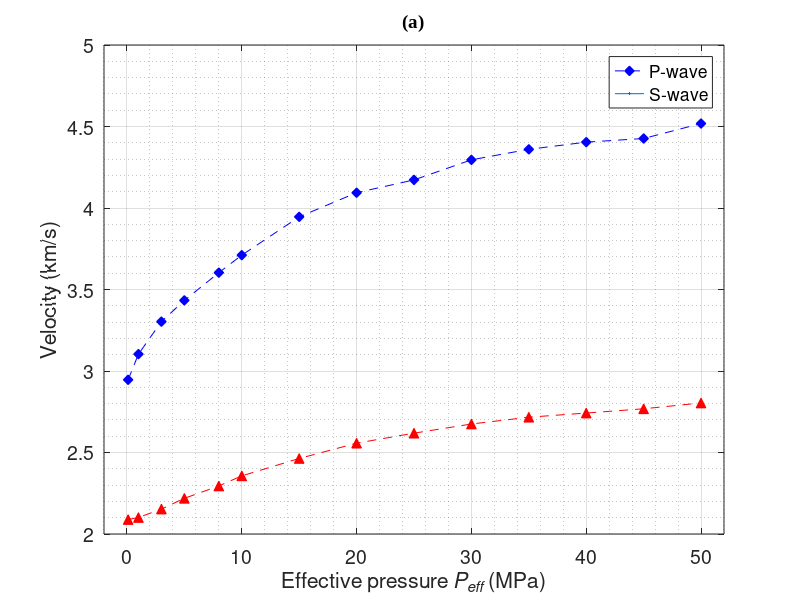
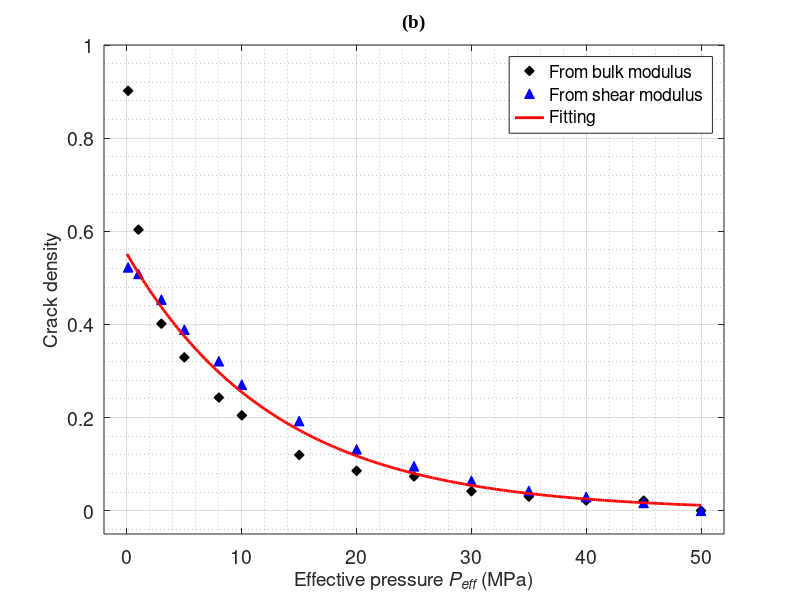
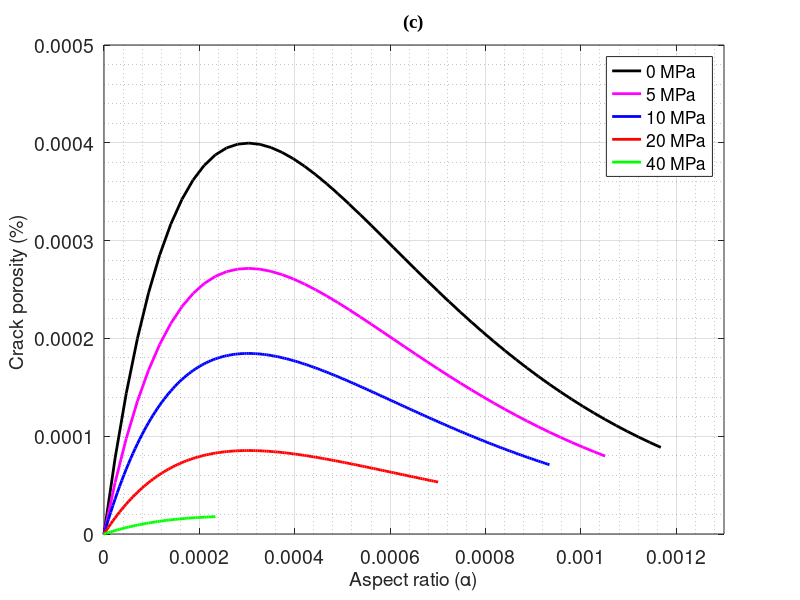
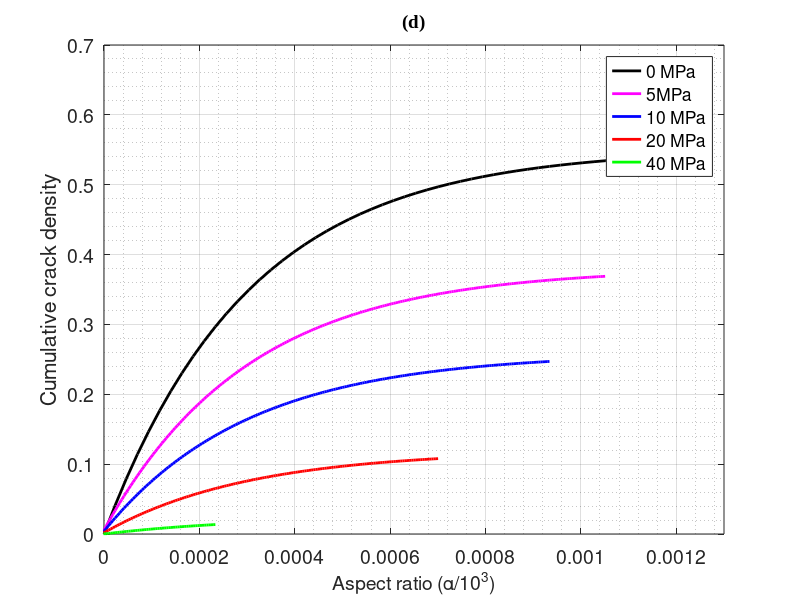

Here is the MATLAB script that generated these plots, in order:
clc;    clear all;
%%%%%%%%%%%%%%%%%%%%%%%%%%%%%%%%%%%%%%%%%%%%%%%%%%%%%%%%%%%%%%%%%%%%%%%%%%%%%%%%%%%%%%%%%%%%%%%%%%%%%%%%%
% =============================     根据超声数据反演得到纵横比分布    ========================================================================
Fontsize = 14;              % For display
AspectRatio = 0.618;
%%%%%%%%%%%%%%%%%%%%%%%%%%%%%%%%%%%%%%%%%%%%%%%%%%%%%%%%%%%%%%%%%%%%%%%%%%%%%%%%%%%%%%%%%%%%%%%%%%%%%%%%%
rho_frame = 2820;                                  % Density of solid grains: kg/m^3（高低速度频极限，反比）

%%%%%%% 岩石骨架速度随压力的变化 ============================================
p = [100000	1000000	3000000	5000000	8000000	10000000	15000000	20000000	...
    25000000	30000000	35000000	40000000	45000000	50000000];           % Effective pressure, pa
press=p/10^6;                % Effective pressure, Mpa

vp_dry = [2945.94594594595	3103.20284697509	3303.03030303030	3433.07086614173	3603.30578512397	3710.63829787234	3945.70135746606	...
    4093.89671361502	4172.24880382775	4295.56650246305	4360	4404.04040404040	4426.39593908630	4518.13471502591];
vs_dry = [2088.62275449102	2101.20481927711	2153.08641975309	2218.82951653944	2294.73684210526	2356.75675675676	2463.27683615819	...
    2557.18475073314	2618.61861861862	2674.84662576687	2716.51090342679	2742.13836477987	2768.25396825397	2803.85852090032];


Fontsize1 = 14;
scrsz = get(0,'ScreenSize');
figure('Position',[1 scrsz(4) scrsz(4)*0.55 scrsz(4)*0.4]);
plot(press, vp_dry./1000,'--bd','MarkerFaceColor','b','MarkerSize',7,LineWidth=1.2);  hold on;
plot(press, vs_dry./1000,'--r^','MarkerFaceColor','r','MarkerSize',7,LineWidth=1.2);  hold on;
xlabel('Effective pressure {\itP_{eff}} (MPa)','Fontsize',Fontsize1);
ylabel('Velocity (km/s)','Fontsize',Fontsize1);
set(gca,'xtick',[0 10 20 30 40 50],'Fontsize',Fontsize1);
set(gca,'ytick',[2 2.5 3 3.5 4 4.5 5],'Fontsize',Fontsize1);
legend('P-wave','S-wave');
ylim([2 5]);
xlim([-2 52]);
title('(a)','FontSize',Fontsize1,'FontName','Times New Roman');
grid on;   box on;  grid minor;

%%%%%%%% Moduli calculations based on parameters %%%%%%%%%%%%%%%%%%%%%%%%%%%%%%%%%%%%%%%

%%------------------超声实验测得的岩石弹性模量---%%%%%%%%%%%%%%%%%%%%%%%%%%%%%%%%%%%%%%%%%%%%%%%%%
rho_dry_c=rho_frame;                       % Density of solid grains
um_dry_c = rho_dry_c*vs_dry.^2;               % Shear modulus
lamda_dry_c = rho_dry_c*(vp_dry.^2-2*vs_dry.^2);     % Lamda
Kdry_c  = lamda_dry_c+2*um_dry_c/3;                % Bulk modulus
po_dry_c = 0.5*lamda_dry_c./(lamda_dry_c+um_dry_c);    % The Poisson's ratio

%%% espilon, 岩石中所有未闭合软孔隙的累积裂缝密度
espilon1=(Kdry_c(end)./Kdry_c-1)*9*(1-2*po_dry_c(end))/16/(1-po_dry_c(end)^2);                % Crack density from the bulk modulus, in Eq.(5) of 2015_CG
espilon2=(um_dry_c(end)./um_dry_c-1)*45*(2-po_dry_c(end))/32/(1-po_dry_c(end))/(5-po_dry_c(end));  % Crack density from the shear modulus, in Eq.(5) of 2015_CG

z1=log(espilon1(1:end-1));       %%% Fitting the curves  （拟合）
z2=log(espilon2(1:end-1));       %
c1=polyfit(p(1:end-1),z1,1);
c2=polyfit(p(1:end-1),z2,1);     %（拟合裂缝密度与压力的关系）

dp=0.2*10^6;           % Pressure interval, 0.2*10^6;
pp=0:dp:p(end);        % Pressure, MPa
press_pp=pp/10^6;      % Effective pressure, MPa

ie1=exp(c1(1)*pp+c1(2));         %%% 不同压力下的裂缝密度
ie2=exp(c2(1)*pp+c2(2));         % Fitting crack density, Eq.(7) of 2015_CG

ie = (ie1+ie2)/2;                %%% Mean of bulk and shear moduli

% K_d & um_d: the dry effective modulus; %%% 整个压力范围内，计算拟合后的干骨架模量
K_d  = Kdry_c(end)./(1+16*(1-po_dry_c(end)^2)*ie1/9/(1-2*po_dry_c(end)));           % Kd in Eq.(5) in 2015_CG, Eq.(8) in 2018_JGE;
um_d = um_dry_c(end)./(1+32*(1-po_dry_c(end))*(5-po_dry_c(end))*ie2/45/(2-po_dry_c(end)));
%%% Kdry_c(end):   Kdry_ciff of Eq.(5) in 2015_CG
%%% po_ra(end):  The Poisson's ratio of the background matrix with only hard pores

lamda_d=K_d-2*um_d/3;
E_d=3*K_d.*um_d./(lamda_d+um_d);
po_d = 0.5*lamda_d./(lamda_d+um_d);        %拟合后干岩石模量

lamda_st = Kdry_c(end)-2*um_dry_c(end)/3;                   % High-freq limit；%%% 计算最大压力下的模量，软孔隙接近完全闭合
E_st=3*Kdry_c(end).*um_dry_c(end)./(lamda_st+um_dry_c(end));
po_st = 0.5*lamda_st./(lamda_st+um_dry_c(end));
K_st = Kdry_c(end);
um_st = um_dry_c(end);

alpha_i = 4*(1-po_st.^2).*pp./(E_st*pi);               % Eq.(10) in 2015_CG, Eq.(12) in 2018_JGE
%%% 各个纵横比随压力的变化（含裂隙分布岩石中未闭合软孔隙的最小初始纵横比

%%% Aspect ratio Variations with pressure: Eq.(13) in 2018_JGE
alpha_p=zeros(length(pp),length(pp));      %% 所有软孔隙的纵横比值与压力的关系：

iei=[0 ie(1:end-1)-ie(2:end)];       % 各个纵横比(or different pressure)对应的裂隙密度
iek=[0 ie1(1:end-1)-ie1(2:end)];     % 各个纵横比对应的裂隙密度
ieu=[0 ie2(1:end-1)-ie2(2:end)];     % 各个纵横比对应的裂隙密度

for ix=1:length(pp)
    if( ix==1 )
        alpha_p(:,ix) = alpha_i-4*(1-po_st^2)*0*dp/(3*pi*K_st*(1-2*po_st));     % Eq.(11) in 2015_CG, Eq.(13) in 2018_JGE
    elseif (ix>1)
        alpha_p(:,ix) = alpha_p(:,ix-1)-4*(1-po_st^2)*dp/(3*pi*K_st*(1-2*po_st));
    end
end

iei1=iei'*ones(1,length(pp));      %% 累积裂隙密度分布图; 算法二
iek1=iek'*ones(1,length(pp));
ieu1=ieu'*ones(1,length(pp));
phy_k=4/3*pi*alpha_p.*iei1;            % Line-15 in P-3394 in 2015_CG

scrsz = get(0,'ScreenSize');
figure('Position',[1 scrsz(4) scrsz(4)*0.55 scrsz(4)*0.4]);               % 软孔隙累积裂隙密度
plot(press,espilon1,'dk','MarkerFaceColor','k','MarkerSize',7);    hold on;
plot(press,espilon2,'^b','MarkerFaceColor','b','MarkerSize',7);
plot(press_pp,ie,'-r','linewidth',2.0);
legend('From bulk modulus','From shear modulus','Fitting');
set(gca,'xtick',[0 10 20 30 40 50 60],'fontsize',Fontsize);
set(gca,'ytick',[0 0.2 0.4 0.6 0.8 1.0],'fontsize',Fontsize);
xlabel('Effective pressure {\itP_{eff}} (MPa)','fontsize',Fontsize);
ylabel('Crack density','fontsize',Fontsize);
xlim([-2 52]);   ylim([-0.05 1]);
title('(b)','FontSize',Fontsize1,'FontName','Times New Roman');
set(gca, 'FontSize',Fontsize1) ;
grid on;  grid minor;  box on;

scrsz = get(0,'ScreenSize');
figure('Position',[1 scrsz(4) scrsz(4)*0.55 scrsz(4)*0.4]);
plot(alpha_p(1:5:end,1),  phy_k(1:5:end,1).*1e2,'-k','linewidth',2.0);   hold on
plot(alpha_p(1:5:end,5e6/dp+1),phy_k(1:5:end,5e6/dp+1).*1e2,'-m','linewidth',2.0);
plot(alpha_p(:,10e6/dp+1),phy_k(:,10e6/dp+1).*1e2,'-b','linewidth',2.0);
plot(alpha_p(:,20e6/dp+1),phy_k(:,20e6/dp+1).*1e2,'-r','linewidth',2.0);
plot(alpha_p(:,40e6/dp+1),phy_k(:,40e6/dp+1).*1e2,'-g','linewidth',2.0);
set(gca,'xtick',[0 0.2 0.4 0.6 0.8 1.0 1.2].*1e-3,'fontsize',Fontsize);
set(gca,'ytick',[0 1.0 2.0 3 4 5].*1e-4,'fontsize',Fontsize);
xlabel('Aspect ratio (\alpha)','fontsize',Fontsize);      % 软孔隙纵横比
ylabel('Crack porosity (%) ','fontsize',Fontsize);       % 软孔隙度
xlim([0 1.3e-3]);       ylim([0 5e-4]);
title('(c)','FontSize',Fontsize1,'FontName','Times New Roman');
set(gca, 'FontSize',Fontsize1) ;
legend('0 MPa','5 MPa','10 MPa','20 MPa','40 MPa');
grid on;  grid minor;  box on;

nn1=1;nn2=1;                        % 寻找每一压力下软孔隙度和纵横比非零值的起点
mn=zeros(1,length(pp));
for np=1:length(pp)
    for ix=1:length(pp)
        if phy_k(ix,np)<=1e-8
            nn1=ix+1;
        end
        if alpha_p(ix,np)<=1e-8
            nn2=ix+1;
        end
    end
    mn(np)=max([nn1 nn2]);
end

for np=1:length(pp)
    for ix=mn(np):length(pp)
        iei1(ix,np)=iei1(ix-1,np)+iei1(ix,np);
        iek1(ix,np)=iek1(ix-1,np)+iek1(ix,np);
        ieu1(ix,np)=ieu1(ix-1,np)+ieu1(ix,np);     %累计裂隙密度
    end
end

scrsz = get(0,'ScreenSize');
figure('Position',[1 scrsz(4) scrsz(4)*0.55 scrsz(4)*0.4]);
plot(alpha_p(1:5:end,1),  iei1(1:5:end,2),'-k','linewidth',2.0);hold on
plot(alpha_p(:,5e6/dp+1),iei1(:,5e6/dp+1),'-m','linewidth',2.0);
plot(alpha_p(:,10e6/dp+1),iei1(:,10e6/dp+1),'-b','linewidth',2.0);
plot(alpha_p(:,20e6/dp+1),iei1(:,20e6/dp+1),'-r','linewidth',2.0);
plot(alpha_p(:,40e6/dp+1),iei1(:,40e6/dp+1),'-g','linewidth',2.0);
set(gca,'xtick',[0 0.2 0.4 0.6 0.8 1.0 1.2]./1e3,'fontsize',Fontsize);
set(gca,'ytick',[0 0.1 0.2 0.3 0.4 0.5 0.6 0.7],'fontsize',Fontsize);
xlabel('Aspect ratio (\alpha/10^3)','fontsize',Fontsize);      % 软孔隙纵横比
ylabel('Cumulative crack density');             % 未闭合软孔隙累计裂隙密度
xlim([0 1.3e-3]);        ylim([0 0.7]);
title('(d)','FontSize',Fontsize1,'FontName','Times New Roman');
set(gca, 'FontSize',Fontsize1) ;
legend('0 MPa','5MPa','10 MPa','20 MPa','40 MPa');
grid on;  grid minor;  box on;

% save('./model_data./alpha_distribution.mat','alpha_p') ;
% save('./model_data./phy_c_distribution.mat','phy_k') ;
% save('./model_data./press.mat','press_pp') ;
% save('./model_data./K_dry.mat','K_d') ;
% save('./model_data./u_dry.mat','um_d') ;
